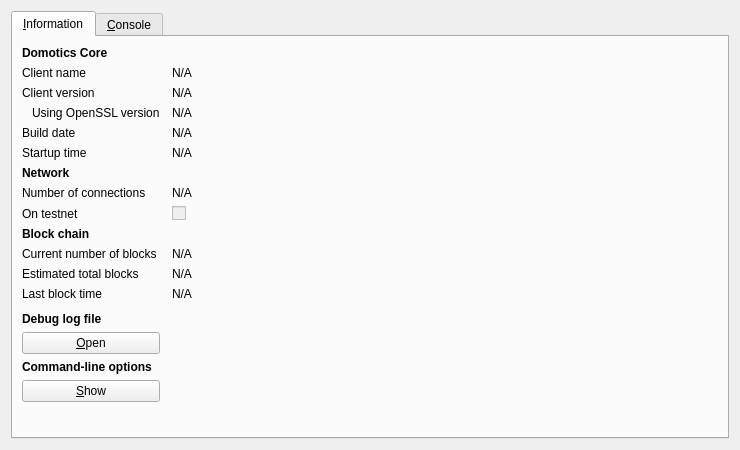
<?xml version="1.0" encoding="UTF-8"?>
<ui version="4.0">
 <class>RPCConsole</class>
 <widget class="QDialog" name="RPCConsole">
  <property name="geometry">
   <rect>
    <x>0</x>
    <y>0</y>
    <width>740</width>
    <height>450</height>
   </rect>
  </property>
  <property name="windowTitle">
   <string>Domotics - Debug window</string>
  </property>
  <layout class="QVBoxLayout" name="verticalLayout_2">
   <item>
    <widget class="QTabWidget" name="tabWidget">
     <property name="currentIndex">
      <number>0</number>
     </property>
     <widget class="QWidget" name="tab_info">
      <attribute name="title">
       <string>&amp;Information</string>
      </attribute>
      <layout class="QGridLayout" name="gridLayout" columnstretch="0,1">
       <property name="horizontalSpacing">
        <number>12</number>
       </property>
       <item row="0" column="0">
        <widget class="QLabel" name="label_9">
         <property name="font">
          <font>
           <weight>75</weight>
           <bold>true</bold>
          </font>
         </property>
         <property name="text">
          <string>Domotics Core</string>
         </property>
        </widget>
       </item>
       <item row="1" column="0">
        <widget class="QLabel" name="label_5">
         <property name="text">
          <string>Client name</string>
         </property>
        </widget>
       </item>
       <item row="1" column="1">
        <widget class="QLabel" name="clientName">
         <property name="cursor">
          <cursorShape>IBeamCursor</cursorShape>
         </property>
         <property name="text">
          <string>N/A</string>
         </property>
         <property name="textFormat">
          <enum>Qt::PlainText</enum>
         </property>
         <property name="textInteractionFlags">
          <set>Qt::LinksAccessibleByMouse|Qt::TextSelectableByKeyboard|Qt::TextSelectableByMouse</set>
         </property>
        </widget>
       </item>
       <item row="2" column="0">
        <widget class="QLabel" name="label_6">
         <property name="text">
          <string>Client version</string>
         </property>
        </widget>
       </item>
       <item row="2" column="1">
        <widget class="QLabel" name="clientVersion">
         <property name="cursor">
          <cursorShape>IBeamCursor</cursorShape>
         </property>
         <property name="text">
          <string>N/A</string>
         </property>
         <property name="textFormat">
          <enum>Qt::PlainText</enum>
         </property>
         <property name="textInteractionFlags">
          <set>Qt::LinksAccessibleByMouse|Qt::TextSelectableByKeyboard|Qt::TextSelectableByMouse</set>
         </property>
        </widget>
       </item>
       <item row="3" column="0">
        <widget class="QLabel" name="label_14">
         <property name="text">
          <string>Using OpenSSL version</string>
         </property>
         <property name="indent">
          <number>10</number>
         </property>
        </widget>
       </item>
       <item row="3" column="1">
        <widget class="QLabel" name="openSSLVersion">
         <property name="cursor">
          <cursorShape>IBeamCursor</cursorShape>
         </property>
         <property name="text">
          <string>N/A</string>
         </property>
         <property name="textFormat">
          <enum>Qt::PlainText</enum>
         </property>
         <property name="textInteractionFlags">
          <set>Qt::LinksAccessibleByMouse|Qt::TextSelectableByKeyboard|Qt::TextSelectableByMouse</set>
         </property>
        </widget>
       </item>
       <item row="4" column="0">
        <widget class="QLabel" name="label_12">
         <property name="text">
          <string>Build date</string>
         </property>
        </widget>
       </item>
       <item row="4" column="1">
        <widget class="QLabel" name="buildDate">
         <property name="cursor">
          <cursorShape>IBeamCursor</cursorShape>
         </property>
         <property name="text">
          <string>N/A</string>
         </property>
         <property name="textFormat">
          <enum>Qt::PlainText</enum>
         </property>
         <property name="textInteractionFlags">
          <set>Qt::LinksAccessibleByMouse|Qt::TextSelectableByKeyboard|Qt::TextSelectableByMouse</set>
         </property>
        </widget>
       </item>
       <item row="5" column="0">
        <widget class="QLabel" name="label_13">
         <property name="text">
          <string>Startup time</string>
         </property>
        </widget>
       </item>
       <item row="5" column="1">
        <widget class="QLabel" name="startupTime">
         <property name="cursor">
          <cursorShape>IBeamCursor</cursorShape>
         </property>
         <property name="text">
          <string>N/A</string>
         </property>
         <property name="textFormat">
          <enum>Qt::PlainText</enum>
         </property>
         <property name="textInteractionFlags">
          <set>Qt::LinksAccessibleByMouse|Qt::TextSelectableByKeyboard|Qt::TextSelectableByMouse</set>
         </property>
        </widget>
       </item>
       <item row="6" column="0">
        <widget class="QLabel" name="label_11">
         <property name="font">
          <font>
           <weight>75</weight>
           <bold>true</bold>
          </font>
         </property>
         <property name="text">
          <string>Network</string>
         </property>
        </widget>
       </item>
       <item row="7" column="0">
        <widget class="QLabel" name="label_7">
         <property name="text">
          <string>Number of connections</string>
         </property>
        </widget>
       </item>
       <item row="7" column="1">
        <widget class="QLabel" name="numberOfConnections">
         <property name="cursor">
          <cursorShape>IBeamCursor</cursorShape>
         </property>
         <property name="text">
          <string>N/A</string>
         </property>
         <property name="textFormat">
          <enum>Qt::PlainText</enum>
         </property>
         <property name="textInteractionFlags">
          <set>Qt::LinksAccessibleByMouse|Qt::TextSelectableByKeyboard|Qt::TextSelectableByMouse</set>
         </property>
        </widget>
       </item>
       <item row="8" column="0">
        <widget class="QLabel" name="label_8">
         <property name="text">
          <string>On testnet</string>
         </property>
        </widget>
       </item>
       <item row="8" column="1">
        <widget class="QCheckBox" name="isTestNet">
         <property name="enabled">
          <bool>false</bool>
         </property>
         <property name="text">
          <string/>
         </property>
        </widget>
       </item>
       <item row="9" column="0">
        <widget class="QLabel" name="label_10">
         <property name="font">
          <font>
           <weight>75</weight>
           <bold>true</bold>
          </font>
         </property>
         <property name="text">
          <string>Block chain</string>
         </property>
        </widget>
       </item>
       <item row="10" column="0">
        <widget class="QLabel" name="label_3">
         <property name="text">
          <string>Current number of blocks</string>
         </property>
        </widget>
       </item>
       <item row="10" column="1">
        <widget class="QLabel" name="numberOfBlocks">
         <property name="cursor">
          <cursorShape>IBeamCursor</cursorShape>
         </property>
         <property name="text">
          <string>N/A</string>
         </property>
         <property name="textFormat">
          <enum>Qt::PlainText</enum>
         </property>
         <property name="textInteractionFlags">
          <set>Qt::LinksAccessibleByMouse|Qt::TextSelectableByKeyboard|Qt::TextSelectableByMouse</set>
         </property>
        </widget>
       </item>
       <item row="11" column="0">
        <widget class="QLabel" name="label_4">
         <property name="text">
          <string>Estimated total blocks</string>
         </property>
        </widget>
       </item>
       <item row="11" column="1">
        <widget class="QLabel" name="totalBlocks">
         <property name="cursor">
          <cursorShape>IBeamCursor</cursorShape>
         </property>
         <property name="text">
          <string>N/A</string>
         </property>
         <property name="textFormat">
          <enum>Qt::PlainText</enum>
         </property>
         <property name="textInteractionFlags">
          <set>Qt::LinksAccessibleByMouse|Qt::TextSelectableByKeyboard|Qt::TextSelectableByMouse</set>
         </property>
        </widget>
       </item>
       <item row="12" column="0">
        <widget class="QLabel" name="label_2">
         <property name="text">
          <string>Last block time</string>
         </property>
        </widget>
       </item>
       <item row="12" column="1">
        <widget class="QLabel" name="lastBlockTime">
         <property name="cursor">
          <cursorShape>IBeamCursor</cursorShape>
         </property>
         <property name="text">
          <string>N/A</string>
         </property>
         <property name="textFormat">
          <enum>Qt::PlainText</enum>
         </property>
         <property name="textInteractionFlags">
          <set>Qt::LinksAccessibleByMouse|Qt::TextSelectableByKeyboard|Qt::TextSelectableByMouse</set>
         </property>
        </widget>
       </item>
       <item row="13" column="0">
        <spacer name="verticalSpacer_2">
         <property name="orientation">
          <enum>Qt::Vertical</enum>
         </property>
         <property name="sizeHint" stdset="0">
          <size>
           <width>20</width>
           <height>20</height>
          </size>
         </property>
        </spacer>
       </item>
       <item row="14" column="0">
        <widget class="QLabel" name="labelDebugLogfile">
         <property name="font">
          <font>
           <weight>75</weight>
           <bold>true</bold>
          </font>
         </property>
         <property name="text">
          <string>Debug log file</string>
         </property>
        </widget>
       </item>
       <item row="15" column="0">
        <widget class="QPushButton" name="openDebugLogfileButton">
         <property name="toolTip">
          <string>Open the Domotics debug log file from the current data directory. This can take a few seconds for large log files.</string>
         </property>
         <property name="text">
          <string>&amp;Open</string>
         </property>
         <property name="autoDefault">
          <bool>false</bool>
         </property>
        </widget>
       </item>
       <item row="16" column="0">
        <widget class="QLabel" name="labelCLOptions">
         <property name="font">
          <font>
           <weight>75</weight>
           <bold>true</bold>
          </font>
         </property>
         <property name="text">
          <string>Command-line options</string>
         </property>
        </widget>
       </item>
       <item row="17" column="0">
        <widget class="QPushButton" name="showCLOptionsButton">
         <property name="toolTip">
          <string>Show the Domotics-Qt help message to get a list with possible Domotics command-line options.</string>
         </property>
         <property name="text">
          <string>&amp;Show</string>
         </property>
         <property name="autoDefault">
          <bool>false</bool>
         </property>
        </widget>
       </item>
       <item row="18" column="0">
        <spacer name="verticalSpacer">
         <property name="orientation">
          <enum>Qt::Vertical</enum>
         </property>
         <property name="sizeHint" stdset="0">
          <size>
           <width>20</width>
           <height>40</height>
          </size>
         </property>
        </spacer>
       </item>
      </layout>
     </widget>
     <widget class="QWidget" name="tab_console">
      <attribute name="title">
       <string>&amp;Console</string>
      </attribute>
      <layout class="QVBoxLayout" name="verticalLayout_3">
       <property name="spacing">
        <number>3</number>
       </property>
       <item>
        <widget class="QTextEdit" name="messagesWidget">
         <property name="minimumSize">
          <size>
           <width>0</width>
           <height>100</height>
          </size>
         </property>
         <property name="readOnly">
          <bool>true</bool>
         </property>
         <property name="tabKeyNavigation" stdset="0">
          <bool>false</bool>
         </property>
         <property name="columnCount" stdset="0">
          <number>2</number>
         </property>
        </widget>
       </item>
       <item>
        <layout class="QHBoxLayout" name="horizontalLayout">
         <property name="spacing">
          <number>3</number>
         </property>
         <item>
          <widget class="QLabel" name="label">
           <property name="text">
            <string notr="true">&gt;</string>
           </property>
          </widget>
         </item>
         <item>
          <widget class="QLineEdit" name="lineEdit"/>
         </item>
         <item>
          <widget class="QPushButton" name="clearButton">
           <property name="maximumSize">
            <size>
             <width>24</width>
             <height>24</height>
            </size>
           </property>
           <property name="toolTip">
            <string>Clear console</string>
           </property>
           <property name="text">
            <string/>
           </property>
           <property name="icon">
            <iconset resource="../bitcoin.qrc">
             <normaloff>:/icons/remove</normaloff>:/icons/remove</iconset>
           </property>
           <property name="shortcut">
            <string notr="true">Ctrl+L</string>
           </property>
           <property name="autoDefault">
            <bool>false</bool>
           </property>
          </widget>
         </item>
        </layout>
       </item>
      </layout>
     </widget>
    </widget>
   </item>
  </layout>
 </widget>
 <resources>
  <include location="../bitcoin.qrc"/>
 </resources>
 <connections/>
</ui>
